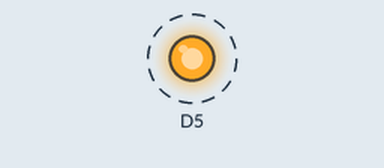
Simulated run of this sketch. Board: ESP8266 (NodeMCU). Shown: output pins drawn as LEDs (lit = HIGH). Dashed ring = blinking.

Above: at 0.2 s.
Timing chart, 0 to 3.0 s (numbered marks = the images above):
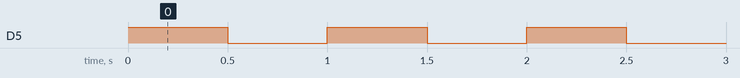

The sketch:

dk0130_hizliLed.ino
```cpp
/*
  dk0130 — Çözümler (öğrenciye gösterilmez, sadece kontrol için)

  SEN YAP 1) LED'i sırayla 1/5/10/25/50 kez-saniye hızlarında yakıp söndür.
    -> Devre ve dosya değişmez; her adımda iki delay() satırı da AŞAĞIDAKİ tabloya göre
       birlikte değiştirilir. Aşağıda her hız için tam kod bloğu var, kontrol içindir.

  SEN YAP 2) Sönmenin artık görünmediği hızı bul.
    -> Bu adımın kodu yoktur — gözlem ve karar öğrenciye aittir. Görme eşiği kişiden
       kişiye değiştiği için burada "doğru" bir sayı YAZILMAZ (ders.md de vermiyor).
       Test ederken beklenen aralık genelde delay(50) ile delay(20) arasıdır (10-25 Hz),
       ama bu bir kontrol referansıdır, öğrenciye söylenecek cevap değildir.

  SEN YAP 3) Bulduğun hızı bir aile bireyiyle ya da kendi tekrarınla karşılaştır.
    -> Kodu yok, gözlem adımı.
*/

// --- saniyede 1 kez ---
void setup() {
  pinMode(D5, OUTPUT);
}

void loop() {
  digitalWrite(D5, HIGH);
  delay(500);
  digitalWrite(D5, LOW);
  delay(500);
}

/*
// --- saniyede 5 kez ---
void setup() {
  pinMode(D5, OUTPUT);
}

void loop() {
  digitalWrite(D5, HIGH);
  delay(100);
  digitalWrite(D5, LOW);
  delay(100);
}
*/

/*
// --- saniyede 10 kez ---
void setup() {
  pinMode(D5, OUTPUT);
}

void loop() {
  digitalWrite(D5, HIGH);
  delay(50);
  digitalWrite(D5, LOW);
  delay(50);
}
*/

/*
// --- saniyede 25 kez ---
void setup() {
  pinMode(D5, OUTPUT);
}

void loop() {
  digitalWrite(D5, HIGH);
  delay(20);
  digitalWrite(D5, LOW);
  delay(20);
}
*/

/*
// --- saniyede 50 kez ---
void setup() {
  pinMode(D5, OUTPUT);
}

void loop() {
  digitalWrite(D5, HIGH);
  delay(10);
  digitalWrite(D5, LOW);
  delay(10);
}
*/
```

Measured:
- by itself, D5: alternates HIGH for 0.50 s and LOW for 0.50 s
